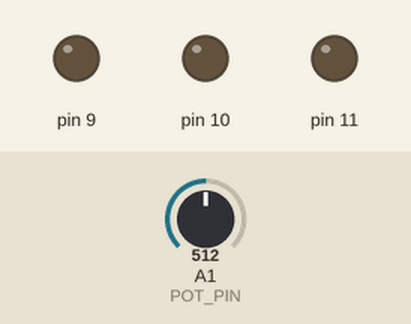
Recording of a sketch running on a simulated Arduino Uno, built with avr-gcc and run on an emulated ATmega328P. Shown: output pins drawn as LEDs (lit = HIGH). The test bench sets the inputs (shaded band); at power-on: A1 (POT_PIN) = 512. Random numbers use the default seed unless the sketch sets one.

Above: at 0.15 s.
At 1.2 s:
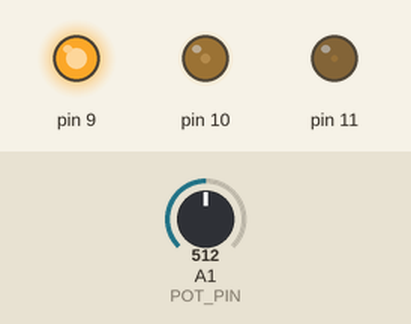
1.3 s: A1 (POT_PIN) set to 716
At 1.65 s:
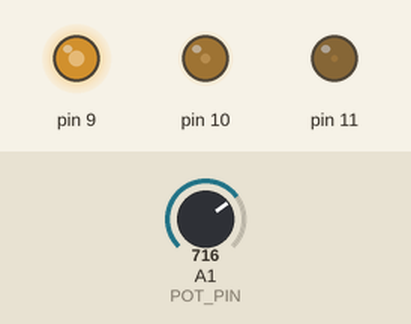
Timing chart, 0 to 10.3 s (numbered marks = the images above; inputs shaded):
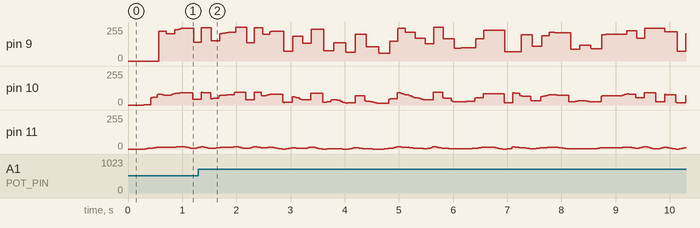

The sketch:

arduino_candle_flame_simulation.ino
```cpp
/*
 * Project: Realistic Physics-Based RGB Candle
 * Description: Simulates a realistic candle flame using smooth interpolation (Lerp),
 * Smoothstep easing, and Delta Time for fluid, non-blocking animation.
 * Includes a "Wind" feature controlled by a potentiometer.
 * * Hardware: Arduino Uno, RGB LED (Common Cathode), Potentiometer.
 */

// Pin Definitions
constexpr int POT_PIN {A1};    // Potentiometer input for "Wind Level"
constexpr int SEED_PIN {A0};   // Unconnected pin used for random noise generation

/**
 * Calculates the time elapsed since the last function call.
 * This ensures the animation runs at the same speed regardless of
 * how fast the microcontroller is looping.
 * float Time in seconds (e.g., 0.016 for ~60fps).
 */
float calculateDeltaTime()
{
  static unsigned long previous_time_micros {};
  unsigned long current_time_micros {micros()};

  // Convert microseconds to seconds
  float delta_time {static_cast<float>(current_time_micros - previous_time_micros) / 1000000.0f};

  previous_time_micros = current_time_micros;
  return delta_time;
}

/**
 * Applies a sigmoid-like interpolation curve.
 * Converts a linear value (0.0 to 1.0) into an "S-curve" to make
 * movement start slow, speed up, and slow down again.
 */
float smoothStep(float weight)
{
  if (weight > 1.0f) weight = 1.0f;
  else if (weight < 0.0f) weight = 0.0f;
  return 3.0f * weight * weight - 2.0f * weight * weight * weight;
}

/*
 * Linear Interpolation.
 * Finds a value between 'start' and 'end' based on 'weight' (0.0 to 1.0).
 */
float lerp(float weight, float start, float end)
{
  if (weight > 1.0f) weight = 1.0f;
  else if (weight < 0.0f) weight = 0.0f;
  return start * (1.0f - weight) + end * weight;
}

class Candle
{
private:
  // --- Hardware Configuration ---
  const int R_PIN;
  const int G_PIN;
  const int B_PIN;

  // --- Color Palette (RGB) ---
  const int hot_R  {255};
  const int hot_G  {100};
  const int hot_B  {20};

  const int cold_R {255};
  const int cold_G {60};
  const int cold_B {0};

  // --- Animation Physics ---
  const float TRANSITION_SPEED_MIN {4.0f};
  const float TRANSITION_SPEED_MAX {7.0f};

  float counter {0.0f}; // Progress of current transition (0.0 to 1.0)
  float speed {TRANSITION_SPEED_MIN};

  // --- Brightness Limits ---
  const float lit {1.0f};
  const float dim {0.2f};

  // --- Current State Targets ---
  int start_r {}, target_r {};
  int start_g {}, target_g {};
  int start_b {}, target_b {};
  float start_brightness {}, target_brightness {};

public:
  // Constructor
  Candle(int r_pin, int g_pin, int b_pin)
    : R_PIN {r_pin}, G_PIN {g_pin}, B_PIN {b_pin}
  {
  }

  /**
   * Sets up pin modes and seeds the random generator.
   * Call this inside setup().
   */
  void initialize()
  {
    // Important: Read analog noise to generate a true random seed
    randomSeed(analogRead(SEED_PIN));

    pinMode(R_PIN, OUTPUT);
    pinMode(G_PIN, OUTPUT);
    pinMode(B_PIN, OUTPUT);
  }

  /**
   * Main animation tick. Updates the LED color based on physics.
   * windLevel 0-100 value (higher = more chaotic flickering)
   * delta_time Time elapsed since last frame
   */
  void litUp(int windLevel, float delta_time)
  {
    if (delta_time <= 0.0f) return;

    // Advance the animation timer
    counter += speed * delta_time;

    // If the transition is finished, pick a new target color
    if (counter > 1.0f)
    {
      counter -= 1.0f; // Wrap around, keeping the overflow for smoothness
      pickNewTargets(windLevel);
    }

    // Calculate the smoothed weight for organic movement
    float smoothWeight {smoothStep(counter)};

    // Interpolate RGB values
    int current_r {static_cast<int>(lerp(smoothWeight, start_r, target_r))};
    int current_g {static_cast<int>(lerp(smoothWeight, start_g, target_g))};
    int current_b {static_cast<int>(lerp(smoothWeight, start_b, target_b))};

    // Interpolate Brightness
    float current_brightness {lerp(smoothWeight, start_brightness, target_brightness)};

    // Apply brightness and constrain to valid PWM range (0-255)
    int out_r {constrain(static_cast<int>(current_r * current_brightness), 0, 255)};
    int out_g {constrain(static_cast<int>(current_g * current_brightness), 0, 255)};
    int out_b {constrain(static_cast<int>(current_b * current_brightness), 0, 255)};

    // Output to hardware
    analogWrite(R_PIN, out_r);
    analogWrite(G_PIN, out_g);
    analogWrite(B_PIN, out_b);
  }

private:
  /*
   * Selects the next target color and brightness.
   * * Higher wind levels increase the probability of selecting
   * lower brightness (dimming) and faster speeds (flickering).
   */
  void pickNewTargets(int windLevel)
  {
    // Determine if the flame should flicker based on wind intensity
    // map() ensures windLevel is within 0-100 bounds
    bool high_wind_event {random(0, 101) > (100 - constrain(windLevel, 0, 100))};

    // Select where on the interpolation curve to target (0.0 = Cold/Dim, 1.0 = Hot/Lit)
    // If high wind, bias towards the lower end (0.0 - 0.70)
    float selectWeight {(high_wind_event ? random(0, 70) : random(70, 101)) / 100.0f};

    // Update Red
    start_r = target_r;
    target_r = lerp(selectWeight, cold_R, hot_R);

    // Update Green
    start_g = target_g;
    target_g = lerp(selectWeight, cold_G, hot_G);

    // Update Blue
    start_b = target_b;
    target_b = lerp(selectWeight, cold_B, hot_B);

    // Update Brightness
    start_brightness = target_brightness;
    target_brightness = lerp(selectWeight, dim, lit);

    // Update Speed (High wind = Faster transitions)
    speed = lerp(selectWeight, TRANSITION_SPEED_MIN, TRANSITION_SPEED_MAX);
  }
};

// Instantiate the candle object on PWM pins 9, 10, 11
Candle candle {9, 10, 11};

void setup()
{
  candle.initialize();
}

void loop()
{
  // 1. Calculate the time step
  float delta_time {calculateDeltaTime()};

  // 2. Read sensors (Potentiometer)
  int potValue {analogRead(POT_PIN)};
  int windLevel {map(potValue, 0, 1023, 0, 100)};

  // 3. Update the simulation
  candle.litUp(windLevel, delta_time);
}
```
